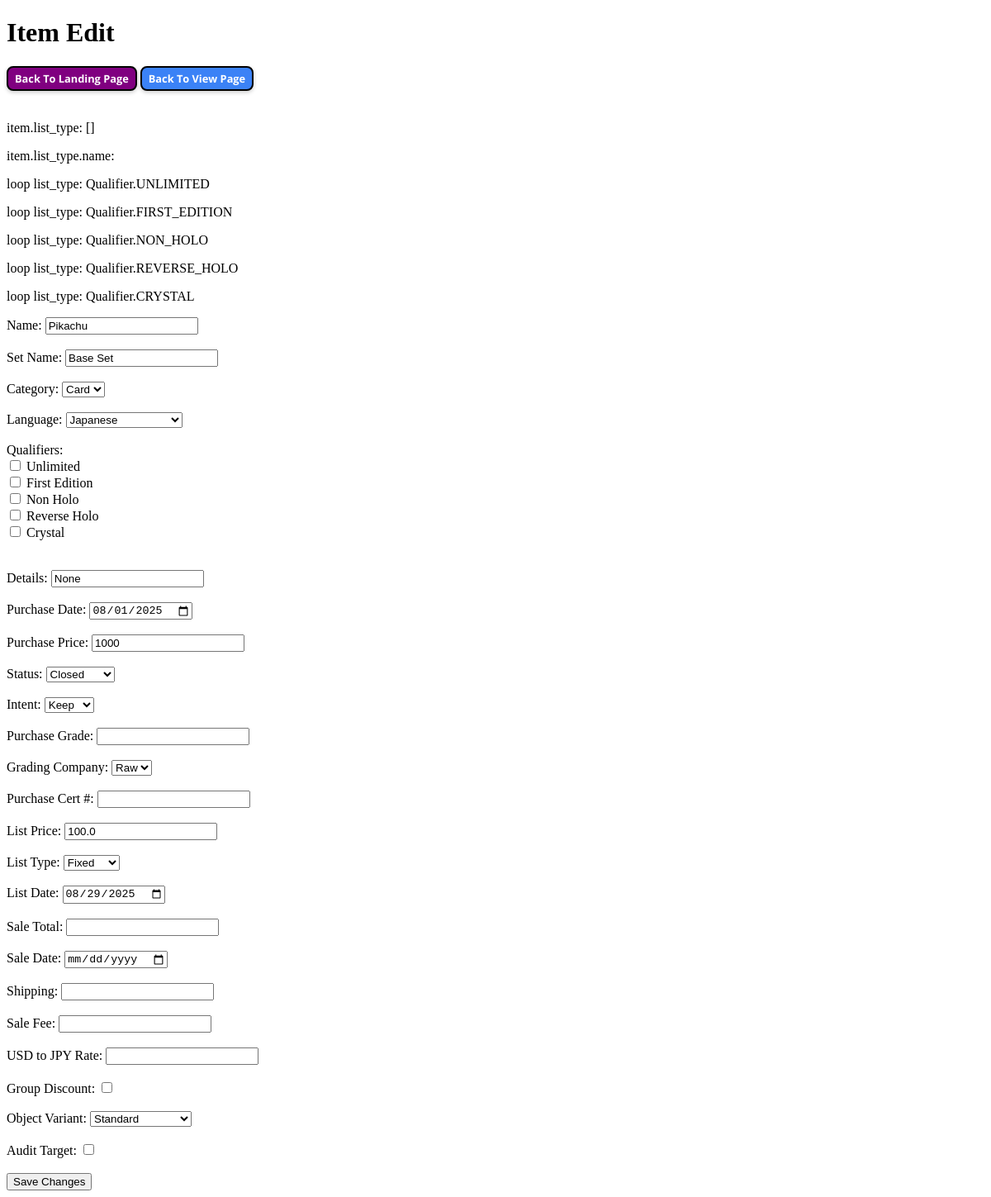
Screenshot of /edit/1 with the database file from the repository.
### src/models.py (models this page shows, shortened)
class Item(Base):
    __tablename__ = 'items'
    id: Mapped[int] = mapped_column(primary_key=True)
    name: Mapped[str] = mapped_column(String)
    set_name: Mapped[str] = mapped_column(String)
    category: Mapped[int] = mapped_column(Integer)
    language: Mapped[int] = mapped_column(Integer)
    qualifiers: Mapped[list[Qualifier]] = mapped_column(EnumList(Qualifier))
    details: Mapped[str | None] = mapped_column(String, nullable=True)
    purchase_date: Mapped[date] = mapped_column(Date)
    purchase_price: Mapped[int] = mapped_column(Integer)
    status: Mapped[int] = mapped_column(Integer)
    intent: Mapped[int] = mapped_column(Integer)
    import_fee: Mapped[int] = mapped_column(Integer)
    grading_company: Mapped[int] = mapped_column(Integer)
    purchase_cert: NullableInt = NullableIntColumn()
    purchase_grade: NullableFloat = NullableFloatColumn()
    list_price: NullableFloat = NullableFloatColumn()
    list_type: Mapped[int] = mapped_column(Integer)
    list_date: NullableDate = NullableDateColumn()
    sale_total: NullableFloat = NullableFloatColumn()
    sale_date: NullableDate = NullableDateColumn()
    shipping: NullableFloat = NullableFloatColumn()
    sale_fee: NullableFloat = NullableFloatColumn()
    usd_to_jpy_rate: NullableFloat = NullableFloatColumn()
    group_discount: Mapped[bool] = mapped_column(Boolean)
    object_variant: Mapped[int] = mapped_column(Integer)
    audit_target: Mapped[bool] = mapped_column(Boolean)
    submissions: Mapped[list['ItemSubmission']] = relationship(
        back_populates='original_item',
        cascade='all, delete-orphan'
    )
    @hybrid_property
    def total_grading_fees(self) -> int:
        return sum(sub.grading_fee for sub in self.submissions if sub.grading_fee is not None)
    @hybrid_property
    def total_cost(self) -> int:
        return self.purchase_price + self.total_grading_fees + self.import_fee
    @hybrid_property
    def grade(self) -> int | None:
        '''
        If a submission exists then take the newest grade from there (unless cracked), otherwise
        check if a purchase_grade exists (meaning the card was bought already graded)
        '''
        latest_submission = max(
            self.submissions,
            key=lambda s: s.submission_number,
            default=None
        )
        if latest_submission is not None and not latest_submission.is_cracked:
            return latest_submission.grade
        else:
            return self.purchase_grade
    @hybrid_property
    def cert(self) -> int | None:
        '''
        If a submission exists then take the newest cert from there (unless cracked), otherwise
        check if a purchase_cert exists (meaning the card was bought already graded)
        '''
        latest_submission = max(
            self.submissions,
            key=lambda s: s.submission_number,
            default=None
        )
        if latest_submission is not None and not latest_submission.is_cracked:
            return latest_submission.cert
        else:
            return self.purchase_cert
    @hybrid_property
    def total_fees(self) -> float | None:
        if self.shipping is None or self.sale_fee is None:
            return None
        else:
            return round(self.shipping + self.sale_fee, 2)
    @hybrid_property
    def return_usd(self) -> float | None:
        if self.sale_total is None or self.total_fees is None:
            return None
        else:
            return round(self.sale_total - self.total_fees, 2)
    @hybrid_property
    def return_jpy(self) -> int | None:
        if self.return_usd is None or self.usd_to_jpy_rate is None:
            return None
        else:
            return round(self.return_usd * self.usd_to_jpy_rate)
    @hybrid_property
    def net_jpy(self) -> int | None:
        if self.return_jpy is None:
            return None
        else:
            return round(self.return_jpy - self.total_cost)
    @hybrid_property
    def net_percent(self) -> float | None:
        if self.net_jpy is None:
            return None
        elif self.total_cost == 0:
            return 0.
        else:
            return round(100 * self.net_jpy / self.total_cost, 2)

### src/routers.py (the view)
@router.get('/edit/{item_id}', response_class=HTMLResponse)
def open_edit_item_form(
        item_id: int,
        request: Request,
        db: Session = Depends(get_db),
) -> Response:
    item = get_item(db, item_id)
    if item is None:
        raise HTTPException(status_code=404, detail='Item not found')
    else:
        display_item = item.to_display()
    return templates.TemplateResponse(
        'edit_item.html',
        {
            'request': request,
            'item': display_item,
            'qualifier_enum': Qualifier,
            'category_enum': Category,
            'language_enum': Language,
            'status_enum': Status,
            'intent_enum': Intent,
            'grading_company_enum': GradingCompany,
            'list_type_enum': ListingType,
            'object_variant_enum': ObjectVariant,
        },
    )

### templates/edit_item.html (shortened to what this page needs)
<!DOCTYPE html>
<html>
<head>
  <link href="/static/css/styles.css" rel="stylesheet">
</head>
<body>
<h1>Item Edit</h1>
<div>
  <a href="/" class="btn btn-purple btn-small margin-bottom-20 inline">Back To Landing Page</a>
  <a href="/view" class="btn btn-blue btn-small margin-bottom-20 inline">Back To View Page</a>
</div>
<p>item.list_type: {{ item.qualifiers }}</p>
<p>item.list_type.name: {{ item.list_type.name if item.list_type is not none else 'None' }}</p>
{% for list_type in qualifier_enum %}
  <p>loop list_type: {{ list_type }}</p>
{% endfor %}
<form method="post" action="/edit/{{ item.id }}">
  <label>Name:</label>
  <input type="text" name="name" value="{{ item.name }}"><br><br>
  <label>Set Name:</label>
  <input type="text" name="set_name" value="{{ item.set_name }}"><br><br>
  <label>Category:</label>
  <select name="category">
    {% for category in category_enum %}
      <option value="{{ category.name }}" {% if item.category == category.name.title() %}selected{% endif %}>
        {{ category.name.title() }}
      </option>
    {% endfor %}
  </select><br><br>
  <label>Language:</label>
  <select name="language">
    {% for language in language_enum %}
      <option value="{{ language.name }}" {% if item.language == language.name.title().replace('_', ' ') %}selected{% endif %}>
        {{ language.name.title() }}
      </option>
    {% endfor %}
  </select><br><br>
  <label>Qualifiers:</label><br>
  {% if item %}
    {% set selected_qualifiers = item.qualifiers | list %}
  {% else %}
    {% set selected_qualifiers = [] %}
  {% endif %}
  {% for qualifier in qualifier_enum %}
    <label>
      <input type="checkbox" name="qualifiers" value="{{ qualifier.name }}" {% if item and qualifier.name.title().replace('_', ' ') in selected_qualifiers %}checked{% endif %}>
      {{ qualifier.name.replace('_', ' ').title() }}
    </label><br>
  {% endfor %}
  <br><br>
  <label>Details:</label>
  <input type="text" name="details" value="{{ item.details }}"><br><br>
  <label>Purchase Date:</label>
  <input type="date" name="purchase_date" value="{{ item.purchase_date }}"><br><br>
  <label>Purchase Price:</label>
  <input type="number" name="purchase_price" value="{{ item.purchase_price }}"><br><br>
  <label>Status:</label>
  <select name="status">
    {% for status in status_enum %}
      <option value="{{ status.name }}" {% if item.status == status.name.title() %}selected{% endif %}>
        {{ status.name.title() }}
      </option>
    {% endfor %}
  </select><br><br>
  <label>Intent:</label>
  <select name="intent">
    {% for intent in intent_enum %}
      <option value="{{ intent.name }}" {% if item.intent == intent.name.title() %}selected{% endif %}>
        {{ intent.name.title() }}
      </option>
    {% endfor %}
  </select><br><br>
  <label>Purchase Grade:</label>
  <input type="number" name="grade" step="any" value="{{ item.purchase_grade }}"><br><br>
  <label>Grading Company:</label>
  <select name="grading_company">
    {% for grading_company in grading_company_enum %}
      <option value="{{ grading_company.name }}" {% if item.grading_company == grading_company.name %}selected{% endif %}>
        {{ grading_company.name.title() }}
      </option>
    {% endfor %}
  </select><br><br>
  <label>Purchase Cert #:</label>
  <input type="number" name="cert" value="{{ item.purchase_cert }}"><br><br>
  <label>List Price:</label>
  <input type="number" name="list_price" step="any" value="{{ item.list_price }}"><br><br>
  <label>List Type:</label>
  <select name="list_type">
    {% for list_type in list_type_enum %}
      <option value="{{ list_type.name }}" {% if item.list_type == list_type.name.title().replace('_', ' ') %}selected{% endif %}>
        {{ list_type.name.title() }}
      </option>
    {% endfor %}
  </select><br><br>
  <label>List Date:</label>
  <input type="date" name="list_date" value="{{ item.list_date }}"><br><br>
  <label>Sale Total:</label>
  <input type="number" name="sale_total" step="any" value="{{ item.sale_total }}"><br><br>
  <label>Sale Date:</label>
  <input type="date" name="sale_date" value="{{ item.sale_date }}"><br><br>
  <label>Shipping:</label>
  <input type="number" name="shipping" step="any" value="{{ item.shipping }}"><br><br>
  <label>Sale Fee:</label>
  <input type="number" name="sale_fee" step="any" value="{{ item.sale_fee }}"><br><br>
  <label>USD to JPY Rate:</label>
  <input type="number" name="usd_to_jpy_rate" step="any" value="{{ item.usd_to_jpy_rate }}"><br><br>
  <label>Group Discount:</label>
  <input type="checkbox" name="group_discount" {% if item.group_discount %}checked{% endif %}><br><br>
  <label>Object Variant:</label>
  <select name="object_variant">
    {% for object_variant in object_variant_enum %}
      <option value="{{ object_variant.name }}" {% if item.object_variant == object_variant.name.title().replace('_', ' ') %}selected{% endif %}>
        {{ object_variant.name.title() }}
      </option>
    {% endfor %}
  </select><br><br>
  <label>Audit Target:</label>
  <input type="checkbox" name="audit_target" {% if item.audit_target %}checked{% endif %}><br><br>
  <button type="submit">Save Changes</button>
</form>
</body>
</html>

### static/css/styles.css (style rules this page uses)
.btn { display: inline-flex; border: 2px solid black; border-radius: 8px; color: white; font-weight: bold; font-family: 'Open Sans', sans-serif; cursor: pointer; padding: 0.5rem 1rem; transition: background-color 0.3s ease; text-align: center; text-decoration: none; user-select: none; box-shadow: 0 2px 5px rgba(0,0,0,0.2); }
.btn-blue { background-color: #3b82f6; }
.btn-purple { background-color: #800080; }
.btn-small { font-size: 0.8rem; padding: 0.25rem 0.5rem; }
.margin-bottom-20 { margin-bottom: 20px; }
.inline { display: inline-block; }

### rows the page displays
Item: name "Pikachu", set_name "Base Set", details "None", purchase_date "08/01/2025", purchase_price "1000", list_price "100.0", list_date "08/29/2025"

### other values shown
{{ item.qualifiers }} "[]"
{{ list_type }} "Qualifier.UNLIMITED" "Qualifier.FIRST_EDITION" "Qualifier.NON_HOLO" "Qualifier.REVERSE_HOLO" "Qualifier.CRYSTAL"
{{ qualifier.name.replace('_', ' ').title() }} "Unlimited" "First Edition" "Non Holo" "Reverse Holo" "Crystal"
form field category "Card"
form field language "Japanese"
form field status "Closed"
form field intent "Keep"
form field grading_company "Raw"
form field list_type "Fixed"
form field object_variant "Standard"
